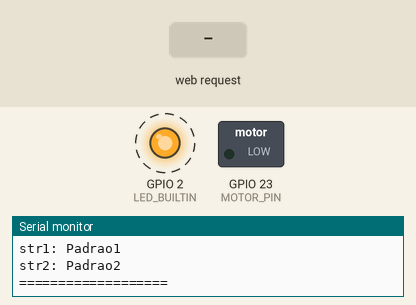
Simulated run of this sketch. Board: ESP32. On the bench: switched loads named in the sketch (green lamp = pin HIGH), output pins drawn as LEDs (lit = HIGH), the last lines printed to the serial monitor. Dashed ring = blinking. The test bench sets the inputs (shaded band).

Above: at 1.91 s.
2.3 s: HTTP request GET /update?var1=1&var2=1&var3=1 received
At 3.6 s:
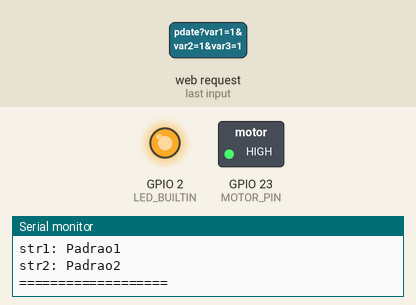
3.9 s: HTTP request GET /update?var1=120 received
At 4.4 s:
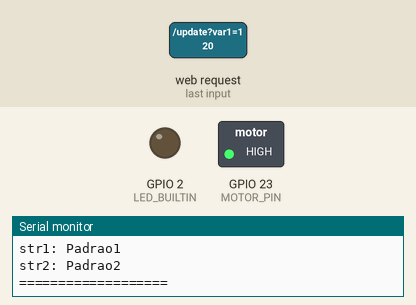
5.4 s: HTTP request GET /update?var1=1 received
At 6.6 s:
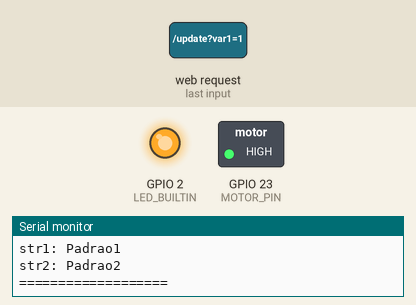
6.9 s: HTTP request GET /update?var1=0 received
At 7.4 s:
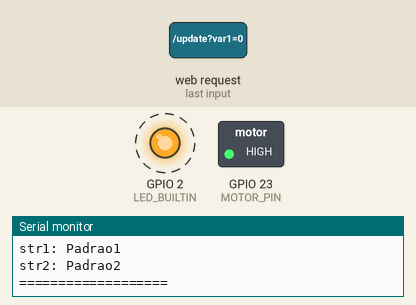
Timing chart, 0 to 10.9 s (numbered marks = the images above; inputs shaded):
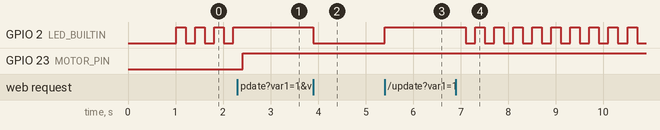

The sketch:

servidor_site_esp32V1.ino
```cpp
#include <WiFi.h>
#include <WebServer.h>
#include <DNSServer.h>

// =============================================
// CONFIGURAÇÃO DE PINOS PARA ESP32 V1
// =============================================
#define LED_BUILTIN 2     // LED integrado na maioria das placas ESP32 V1
#define MOTOR_PIN 23      // Pino para o motor/relé
#define SDA_PIN 21        // Pinos I2C padrão
#define SCL_PIN 22

const char* boardName = "ESP32 V1";

// =============================================
// CONFIGURAÇÕES GERAIS
// =============================================
const char* apSSID = "ESP32_Control";
const char* apPassword = "12345678"; // Mínimo 8 caracteres

// Variáveis controláveis via web
int var1 = 0, var2 = 0, var3 = 0;
String str1 = "Padrao1", str2 = "Padrao2";

WebServer server(80);
DNSServer dnsServer;

// =============================================
// PÁGINA HTML
// =============================================
const char* htmlPage = R"rawliteral(
<!DOCTYPE HTML>
<html>
<head>
  <title>Controle ESP32</title>
  <meta name="viewport" content="width=device-width, initial-scale=1">
  <style>
    body {
      font-family: Arial, sans-serif;
      max-width: 500px;
      margin: 0 auto;
      padding: 20px;
      background-color: #f5f5f5;
    }
    h1 {
      color: #2c3e50;
      text-align: center;
    }
    .control-panel {
      background: white;
      padding: 20px;
      border-radius: 8px;
      box-shadow: 0 2px 4px rgba(0,0,0,0.1);
    }
    .input-group {
      margin-bottom: 15px;
    }
    label {
      display: block;
      margin-bottom: 5px;
      font-weight: bold;
      color: #34495e;
    }
    input {
      width: 100%;
      padding: 10px;
      border: 1px solid #ddd;
      border-radius: 4px;
      box-sizing: border-box;
    }
    button {
      width: 100%;
      padding: 12px;
      background-color: #3498db;
      color: white;
      border: none;
      border-radius: 4px;
      font-size: 16px;
      cursor: pointer;
      transition: background-color 0.3s;
    }
    button:hover {
      background-color: #2980b9;
    }
    .status {
      margin-top: 20px;
      padding: 15px;
      background: #ecf0f1;
      border-radius: 4px;
      font-size: 14px;
    }
  </style>
</head>
<body>
  <div class="control-panel">
    <h1>Controle ESP32 V1</h1>
    <form action="/update" method="post">
      <div class="input-group">
        <label>Variável 1 (Controla LED):</label>
        <input type="number" name="var1" value="%VAR1%" min="0" max="1">
      </div>
      <div class="input-group">
        <label>Variável 2 (Controla Motor):</label>
        <input type="number" name="var2" value="%VAR2%" min="0" max="1">
      </div>
      <div class="input-group">
        <label>Variável 3 (Inteira):</label>
        <input type="number" name="var3" value="%VAR3%">
      </div>
      <div class="input-group">
        <label>String 1:</label>
        <input type="text" name="str1" value="%STR1%">
      </div>
      <div class="input-group">
        <label>String 2:</label>
        <input type="text" name="str2" value="%STR2%">
      </div>
      <button type="submit">Atualizar Valores</button>
    </form>
    <div class="status">
      <p><strong>Placa:</strong> %BOARDNAME%</p>
      <p><strong>Endereço IP:</strong> %IP%</p>
      <p><strong>Status:</strong> %STATUS%</p>
      <p><strong>LED:</strong> %LEDSTATUS%</p>
      <p><strong>Motor:</strong> %MOTORSTATUS%</p>
    </div>
  </div>
</body>
</html>
)rawliteral";

// =============================================
// FUNÇÕES AUXILIARES
// =============================================
String getStatusHTML() {
  String page = htmlPage;
  page.replace("%BOARDNAME%", boardName);
  page.replace("%VAR1%", String(var1));
  page.replace("%VAR2%", String(var2));
  page.replace("%VAR3%", String(var3));
  page.replace("%STR1%", str1);
  page.replace("%STR2%", str2);
  page.replace("%IP%", WiFi.softAPIP().toString());
  page.replace("%STATUS%", "Conectado");
  page.replace("%LEDSTATUS%", var1 == 1 ? "Ligado" : "Desligado");
  page.replace("%MOTORSTATUS%", var2 == 1 ? "Ligado" : "Desligado");
  return page;
}

void updateOutputs() {
  digitalWrite(LED_BUILTIN, var1 == 1 ? HIGH : LOW);
  digitalWrite(MOTOR_PIN, var2 == 1 ? HIGH : LOW);
}

void printStatus() {
  Serial.println("\n=== Status Atual ===");
  Serial.println("Placa: " + String(boardName));
  Serial.println("IP: " + WiFi.softAPIP().toString());
  Serial.println("var1 (LED): " + String(var1));
  Serial.println("var2 (Motor): " + String(var2));
  Serial.println("var3: " + String(var3));
  Serial.println("str1: " + str1);
  Serial.println("str2: " + str2);
  Serial.println("===================");
}

// =============================================
// HANDLERS DO SERVIDOR WEB
// =============================================
void handleRoot() {
  server.send(200, "text/html", getStatusHTML());
}

void handleUpdate() {
  // Atualiza variáveis
  if (server.hasArg("var1")) var1 = server.arg("var1").toInt();
  if (server.hasArg("var2")) var2 = server.arg("var2").toInt();
  if (server.hasArg("var3")) var3 = server.arg("var3").toInt();
  if (server.hasArg("str1")) str1 = server.arg("str1");
  if (server.hasArg("str2")) str2 = server.arg("str2");

  // Atualiza saídas físicas
  updateOutputs();

  // Log e resposta
  printStatus();
  handleRoot();
}

void handleNotFound() {
  server.sendHeader("Location", "/", true);
  server.send(302, "text/plain", "Redirecionando para a página principal...");
}

// =============================================
// CONFIGURAÇÃO WIFI
// =============================================
void setupWiFiAP() {
  WiFi.mode(WIFI_AP);
  WiFi.softAP(apSSID, apPassword);

  // Configuração do DNS para captive portal
  dnsServer.start(53, "*", WiFi.softAPIP());

  Serial.println("\nPonto de Acesso WiFi Configurado:");
  Serial.println("SSID: " + String(apSSID));
  Serial.println("Senha: " + String(apPassword));
  Serial.println("IP: " + WiFi.softAPIP().toString());
}

// =============================================
// SETUP E LOOP PRINCIPAIS
// =============================================
void setup() {
  Serial.begin(115200);
  delay(1000);

  // Configura pinos
  pinMode(LED_BUILTIN, OUTPUT);
  pinMode(MOTOR_PIN, OUTPUT);
  digitalWrite(LED_BUILTIN, LOW);
  digitalWrite(MOTOR_PIN, LOW);

  // Inicia WiFi
  setupWiFiAP();

  // Configura rotas do servidor
  server.on("/", handleRoot);
  server.on("/update", handleUpdate);
  server.onNotFound(handleNotFound);

  server.begin();

  Serial.println("\nServidor HTTP iniciado");
  printStatus();
}

void loop() {
  dnsServer.processNextRequest();
  server.handleClient();

  // Pisca LED rapidamente se var1 for 0 (modo de espera)
  if(var1 == 0) {
    digitalWrite(LED_BUILTIN, !digitalRead(LED_BUILTIN));
    delay(200);
  }
}
```

Measured:
- after the input at 2.3 s, GPIO 2 (LED_BUILTIN): stops changing and stays HIGH; GPIO 23 (MOTOR_PIN): LOW → HIGH after 0.12 s
- after the input at 3.9 s, GPIO 2 (LED_BUILTIN): HIGH → LOW at once
- after the input at 5.4 s, GPIO 2 (LED_BUILTIN): LOW → HIGH at once
- after the input at 6.9 s, GPIO 2 (LED_BUILTIN): alternates HIGH for 0.20 s and LOW for 0.20 s, starting after 0.21 s
- by itself, GPIO 2 (LED_BUILTIN): alternates HIGH for 0.20 s and LOW for 0.20 s
